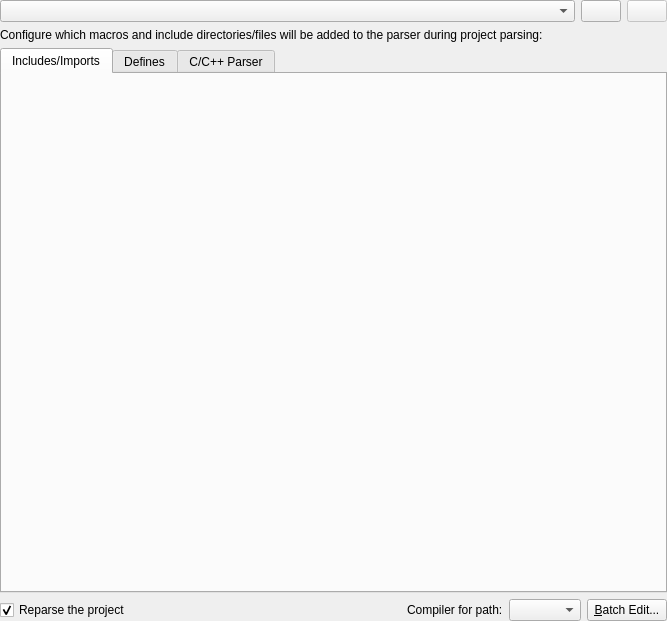
<?xml version="1.0" encoding="UTF-8"?>
<ui version="4.0">
 <class>ProjectPathsWidget</class>
 <widget class="QWidget" name="ProjectPathsWidget">
  <property name="geometry">
   <rect>
    <x>0</x>
    <y>0</y>
    <width>667</width>
    <height>621</height>
   </rect>
  </property>
  <layout class="QGridLayout" name="gridLayout">
   <property name="margin">
    <number>0</number>
   </property>
   <item row="1" column="0">
    <widget class="QLabel" name="configureLabel">
     <property name="text">
      <string>Configure which macros and include directories/files will be added to the parser during project parsing:</string>
     </property>
    </widget>
   </item>
   <item row="3" column="0">
    <layout class="QHBoxLayout" name="horizontalLayout_3">
     <item>
      <widget class="QCheckBox" name="kcfg_reparse">
       <property name="toolTip">
        <string>Check this if you want the project to be reparsed to apply the changes.</string>
       </property>
       <property name="text">
        <string>Reparse the project</string>
       </property>
       <property name="checked">
        <bool>true</bool>
       </property>
      </widget>
     </item>
     <item>
      <spacer name="horizontalSpacer">
       <property name="orientation">
        <enum>Qt::Horizontal</enum>
       </property>
       <property name="sizeHint" stdset="0">
        <size>
         <width>40</width>
         <height>20</height>
        </size>
       </property>
      </spacer>
     </item>
     <item>
      <widget class="QWidget" name="compilerBox">
       <layout class="QHBoxLayout" name="horizontalLayout_2">
        <property name="leftMargin">
         <number>0</number>
        </property>
        <property name="topMargin">
         <number>0</number>
        </property>
        <property name="rightMargin">
         <number>0</number>
        </property>
        <property name="bottomMargin">
         <number>0</number>
        </property>
        <item>
         <widget class="QLabel" name="label">
          <property name="toolTip">
           <string>&lt;html&gt;&lt;head/&gt;&lt;body&gt;&lt;p&gt;Select compiler that will be used to retrieve standard include directories and defined macros.&lt;/p&gt;&lt;/body&gt;&lt;/html&gt;</string>
          </property>
          <property name="text">
           <string>Compiler for path:</string>
          </property>
         </widget>
        </item>
        <item>
         <widget class="QComboBox" name="compiler">
          <property name="toolTip">
           <string>&lt;html&gt;&lt;head/&gt;&lt;body&gt;&lt;p&gt;Select compiler that will be used to retrieve standard include directories and defined macros.&lt;/p&gt;&lt;/body&gt;&lt;/html&gt;</string>
          </property>
         </widget>
        </item>
       </layout>
      </widget>
     </item>
     <item>
      <widget class="QPushButton" name="batchEdit">
       <property name="toolTip">
        <string>Edit multiply includes/defines at the same time.</string>
       </property>
       <property name="text">
        <string>&amp;Batch Edit...</string>
       </property>
       <property name="icon">
        <iconset theme="format-list-unordered"/>
       </property>
      </widget>
     </item>
    </layout>
   </item>
   <item row="0" column="0">
    <layout class="QHBoxLayout" name="horizontalLayout">
     <item>
      <layout class="QHBoxLayout" name="horizontalLayout_4">
       <item>
        <widget class="KComboBox" name="projectPaths">
         <property name="sizePolicy">
          <sizepolicy hsizetype="Expanding" vsizetype="Fixed">
           <horstretch>0</horstretch>
           <verstretch>0</verstretch>
          </sizepolicy>
         </property>
        </widget>
       </item>
       <item>
        <widget class="QPushButton" name="addPath">
         <property name="toolTip">
          <string>Add a new sub-project path entry.</string>
         </property>
         <property name="text">
          <string/>
         </property>
         <property name="icon">
          <iconset theme="list-add"/>
         </property>
        </widget>
       </item>
       <item>
        <widget class="QPushButton" name="removePath">
         <property name="enabled">
          <bool>false</bool>
         </property>
         <property name="toolTip">
          <string>Delete current sub-project path entry.</string>
         </property>
         <property name="text">
          <string/>
         </property>
         <property name="icon">
          <iconset theme="edit-delete"/>
         </property>
        </widget>
       </item>
      </layout>
     </item>
    </layout>
   </item>
   <item row="2" column="0">
    <widget class="QTabWidget" name="languageParameters">
     <property name="enabled">
      <bool>true</bool>
     </property>
     <property name="sizePolicy">
      <sizepolicy hsizetype="Preferred" vsizetype="Preferred">
       <horstretch>0</horstretch>
       <verstretch>8</verstretch>
      </sizepolicy>
     </property>
     <property name="currentIndex">
      <number>0</number>
     </property>
     <widget class="QWidget" name="includePathsPage">
      <attribute name="title">
       <string>Includes/Imports</string>
      </attribute>
      <layout class="QGridLayout" name="gridLayout_3">
       <item row="0" column="0">
        <widget class="IncludesWidget" name="includesWidget" native="true">
         <property name="sizePolicy">
          <sizepolicy hsizetype="Expanding" vsizetype="Expanding">
           <horstretch>0</horstretch>
           <verstretch>8</verstretch>
          </sizepolicy>
         </property>
        </widget>
       </item>
      </layout>
     </widget>
     <widget class="QWidget" name="definesPage">
      <attribute name="title">
       <string>Defines</string>
      </attribute>
      <layout class="QVBoxLayout" name="gridLayout_2">
       <item>
        <widget class="DefinesWidget" name="definesWidget" native="true">
         <property name="sizePolicy">
          <sizepolicy hsizetype="Expanding" vsizetype="Expanding">
           <horstretch>0</horstretch>
           <verstretch>8</verstretch>
          </sizepolicy>
         </property>
        </widget>
       </item>
      </layout>
     </widget>
     <widget class="QWidget" name="parserPage">
      <attribute name="title">
       <string>C/C++ Parser</string>
      </attribute>
      <layout class="QGridLayout" name="gridLayout_4">
       <item row="0" column="0">
        <widget class="ParserWidget" name="parserWidget" native="true"/>
       </item>
      </layout>
     </widget>
    </widget>
   </item>
  </layout>
 </widget>
 <customwidgets>
  <customwidget>
   <class>KComboBox</class>
   <extends>QComboBox</extends>
   <header>kcombobox.h</header>
  </customwidget>
  <customwidget>
   <class>DefinesWidget</class>
   <extends>QWidget</extends>
   <header>kcm_widget/defineswidget.h</header>
  </customwidget>
  <customwidget>
   <class>IncludesWidget</class>
   <extends>QWidget</extends>
   <header>kcm_widget/includeswidget.h</header>
  </customwidget>
  <customwidget>
   <class>ParserWidget</class>
   <extends>QWidget</extends>
   <header>kcm_widget/parserwidget.h</header>
   <container>1</container>
  </customwidget>
 </customwidgets>
 <resources/>
 <connections/>
</ui>
